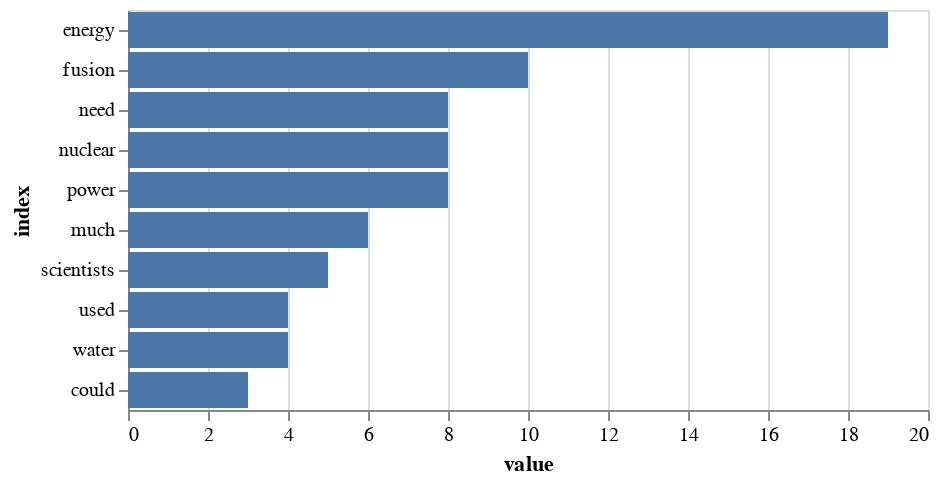

The cell this chart's notebook holds for it:
### Code cell
#PLOT COMMON WORDS

# Obtain top 10 words
top_10 = fd.most_common(10)

#top_10

# make a pandas datframe from the dictionary
df_dist = pd.DataFrame({"value": dict(top_10)})

#df_dist

# reset index to transform index to column
df_dist.reset_index(inplace=True)

"""
import altair as alt

alt.Chart(df_dist).mark_bar().encode(
    x=alt.X('value'),
    y=alt.Y("index",
            sort="-x")
)
""" 

import altair as alt

alt.Chart(df_dist).mark_bar().encode(
    x=alt.X("value"),
    y=alt.Y("index", sort="-x")
)

### Figure 1 — Vega-Lite specification as saved in the notebook (floating-point values rounded to 4 significant figures)
{"config": {"view": {"continuousWidth": 400, "continuousHeight": 300}}, "data": {"name": "data-09354794d4b7d7fddf3df8944dfbc5cb"}, "mark": "bar", "encoding": {"x": {"field": "value", "type": "quantitative"}, "y": {"field": "index", "sort": "-x", "type": "nominal"}}, "$schema": "https://vega.github.io/schema/vega-lite/v4.17.0.json", "datasets": {"data-09354794d4b7d7fddf3df8944dfbc5cb": [{"index": "could", "value": 3}, {"index": "energy", "value": 19}, {"index": "fusion", "value": 10}, {"index": "much", "value": 6}, {"index": "need", "value": 8}, {"index": "nuclear", "value": 8}, {"index": "power", "value": 8}, {"index": "scientists", "value": 5}, {"index": "used", "value": 4}, {"index": "water", "value": 4}]}}
